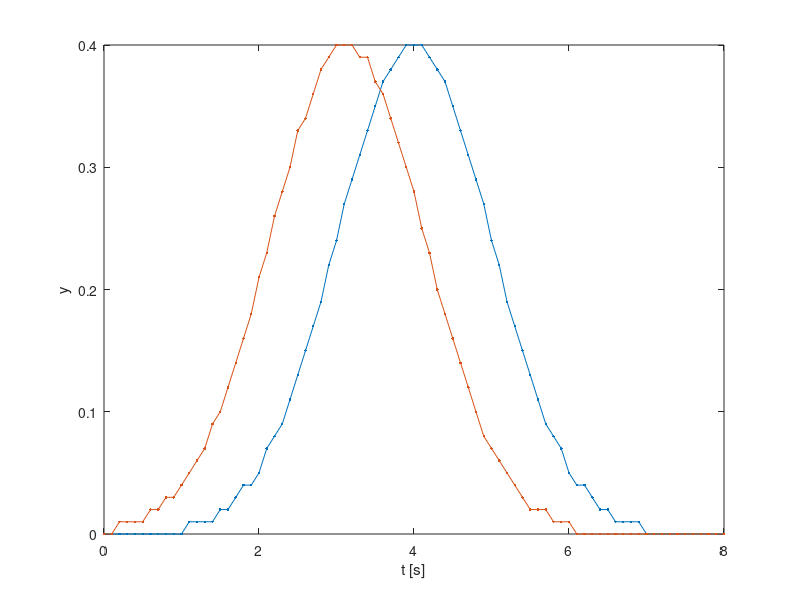
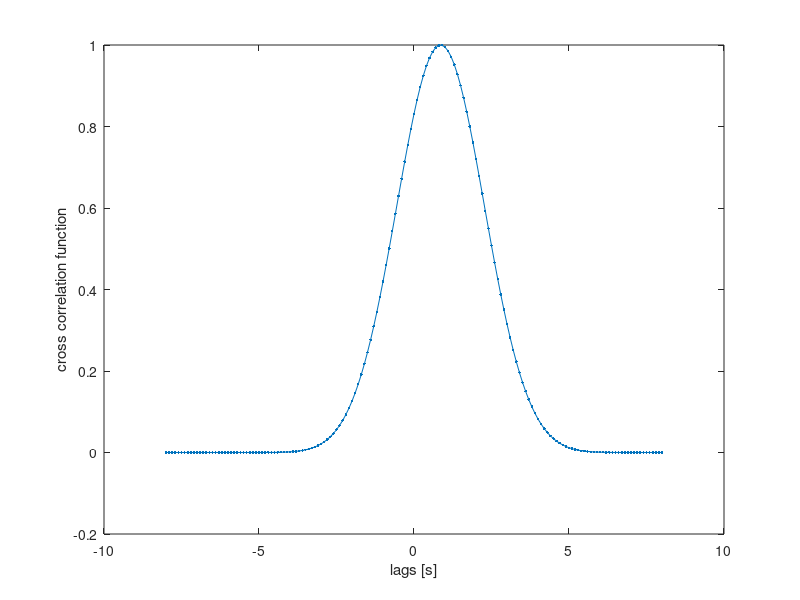

Here is the MATLAB script that generated these plots, in order:
clc;
clear all;
close all;
format long g;

%% STOCHASTIC PROCESSES
% Exercise 2 Task1

data = load('Exercise2-1.txt');

t = data(:,1);
y1 = data(:,2);
y2 = data(:,3);

figure
plot(t, y1, '.-')
hold on
plot(t, y2, '.-')
xlabel('t [s]')
ylabel('y')

% xcorr means we consider equally spaced time measurements of both time series
[xcf, lags] = xcorr(y1, y2, 'normalized'); 

dt = t(2)-t(1);

figure
plot(lags*dt, xcf, '.-')
xlabel('lags [s]')
ylabel('cross correlation function')

